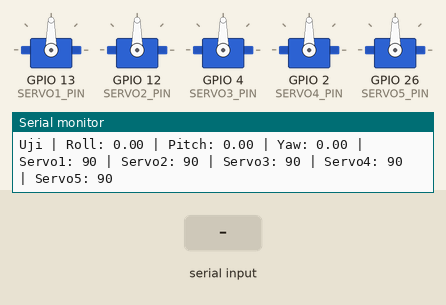
The sketch below on a simulated ESP32. On the bench: 5 × servo, the last lines printed to the serial monitor. The test bench sets the inputs (shaded band).

Above: at 1.2 s.
1.3 s: "z" received over Serial
At 1.53 s:
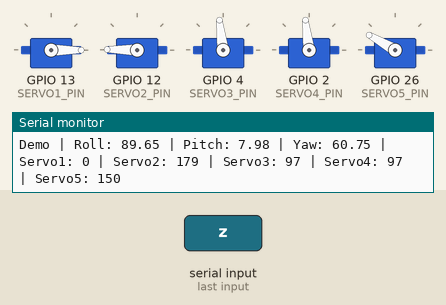
4.3 s: "t" received over Serial
5.8 s: "w" received over Serial
At 6.5 s:
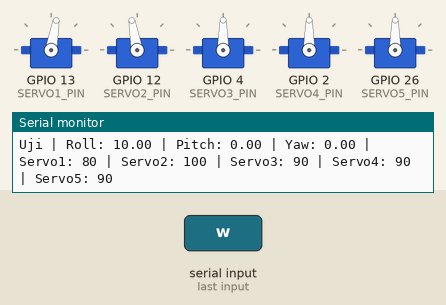
7.3 s: "a" received over Serial
At 8.5 s:
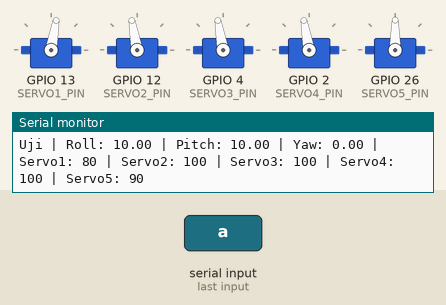
8.8 s: "s" received over Serial
At 9.7 s:
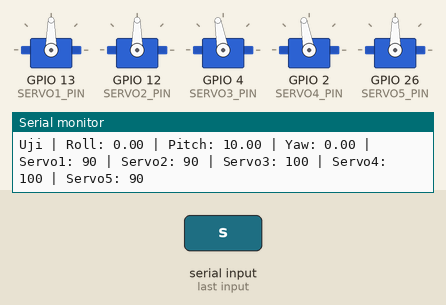
10.3 s: "q" received over Serial
At 11.8 s:
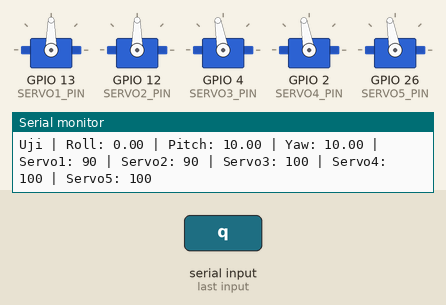
Timing chart, 0 to 12.8 s (numbered marks = the images above; inputs shaded):
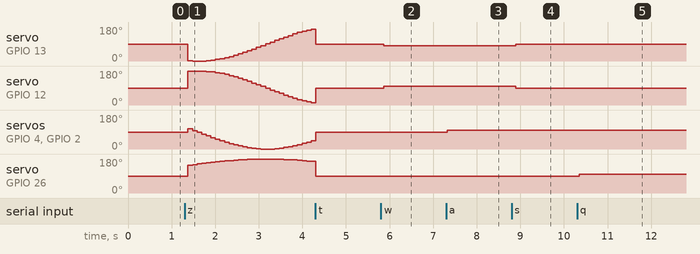

The sketch:

motion_sensor_servo.ino
```cpp
// TUGAS 3 PROGRAMMER GMRT
// Nama : Adrian Enrico DIbyantara
// NIM  : 26/583045/TK/66456


#include <Wire.h>
#include <Adafruit_MPU6050.h>
#include <Adafruit_Sensor.h>
#include <ESP32Servo.h>
#include <math.h>

// PIN SERVO

#define SERVO1_PIN 13
#define SERVO2_PIN 12
#define SERVO3_PIN 4
#define SERVO4_PIN 2
#define SERVO5_PIN 26

// PIN PIR

#define PIR_PIN 23

// PIN MPU6050

#define SDA_PIN 21
#define SCL_PIN 22

// OBJECT

Servo servo1;
Servo servo2;
Servo servo3;
Servo servo4;
Servo servo5;

Adafruit_MPU6050 mpu;

// KONSTANTA


// Posisi tengah servo (90 derajat = 0 derajat pada sistem.)
const int INITIAL_POSITION = 90;
// Variabel untuk menyimpan posisi yaw
float yaw = 0.0;

// Sudut untuk mode uji lewat Serial Monitor
float testRoll = 0.0;
float testPitch = 0.0;
float testYaw = 0.0;
bool manualTestMode = true;
bool automaticDemoMode = false;

// Menyimpan waktu pembacaan sebelumnya
unsigned long previousTime = 0;


// FUNGSI:SERVO KEMBALI KE POSISI AWAL

void semuaServoKeAwal()
{
    servo1.write(INITIAL_POSITION);
    servo2.write(INITIAL_POSITION);
    servo3.write(INITIAL_POSITION);
    servo4.write(INITIAL_POSITION);
    servo5.write(INITIAL_POSITION);
}

void tampilkanBantuan()
{
    Serial.println("Mode uji manual aktif.");
    Serial.println("w/s: roll +/-10 | a/d: pitch +/-10 | q/e: yaw +/-10");
    Serial.println("x: reset sudut | z: demo otomatis | m: mode MPU6050");
}

void tulisPosisiServo(float roll, float pitch, float yawAngle)
{
    servo1.write(constrain(INITIAL_POSITION - roll, 0, 180));
    servo2.write(constrain(INITIAL_POSITION + roll, 0, 180));
    servo3.write(constrain(INITIAL_POSITION + pitch, 0, 180));
    servo4.write(constrain(INITIAL_POSITION + pitch, 0, 180));
    servo5.write(constrain(INITIAL_POSITION + yawAngle, 0, 180));
}

void tampilkanStatus(float roll, float pitch, float yawAngle, const char *mode)
{
    int servo1Position = constrain(INITIAL_POSITION - roll, 0, 180);
    int servo2Position = constrain(INITIAL_POSITION + roll, 0, 180);
    int servo3Position = constrain(INITIAL_POSITION + pitch, 0, 180);
    int servo4Position = constrain(INITIAL_POSITION + pitch, 0, 180);
    int servo5Position = constrain(INITIAL_POSITION + yawAngle, 0, 180);

    Serial.print(mode);
    Serial.print(" | Roll: ");
    Serial.print(roll);
    Serial.print(" | Pitch: ");
    Serial.print(pitch);
    Serial.print(" | Yaw: ");
    Serial.print(yawAngle);
    Serial.print(" | Servo1: ");
    Serial.print(servo1Position);
    Serial.print(" | Servo2: ");
    Serial.print(servo2Position);
    Serial.print(" | Servo3: ");
    Serial.print(servo3Position);
    Serial.print(" | Servo4: ");
    Serial.print(servo4Position);
    Serial.print(" | Servo5: ");
    Serial.println(servo5Position);
}

void prosesPerintahSerial()
{
    while (Serial.available() > 0)
    {
        char command = Serial.read();

        if (command == 'w') testRoll += 10;
        if (command == 's') testRoll -= 10;
        if (command == 'a') testPitch += 10;
        if (command == 'd') testPitch -= 10;
        if (command == 'q') testYaw += 10;
        if (command == 'e') testYaw -= 10;

        if (command == 'x')
        {
            testRoll = 0;
            testPitch = 0;
            testYaw = 0;
        }

        if (command == 'm')
        {
            manualTestMode = false;
            automaticDemoMode = false;
            previousTime = millis();
            Serial.println("Mode MPU6050 aktif.");
        }

        if (command == 't')
        {
            manualTestMode = true;
            automaticDemoMode = false;
            Serial.println("Mode uji manual aktif.");
        }

        if (command == 'z')
        {
            manualTestMode = true;
            automaticDemoMode = !automaticDemoMode;
            Serial.println(automaticDemoMode
                ? "Demo otomatis aktif."
                : "Demo otomatis berhenti.");
        }

        if (command == 'h') tampilkanBantuan();
    }
}

// FUNGSI: GERAKAN KETIKA PIR MENDETEKSI GERAKAN

void gerakanPIR()
{
    Serial.println("Gerakan eksternal terdeteksi!");

     // Posisi ini bebas ditentukan programmer.

     // MISAL kita menggunakan:

     // Servo 1 = 120 derajat
     // Servo 2 = 120 derajat
     // Servo 3 = 60 derajat
     // Servo 4 = 60 derajat
     // Servo 5 = 120 derajat


    servo1.write(120);
    servo2.write(120);
    servo3.write(60);
    servo4.write(60);
    servo5.write(120);

    // Servo berada pada posisi tersebut selama 1 detik
    delay(1000);

    // Setelah itu kembali ke posisi awal
    semuaServoKeAwal();

    Serial.println("Servo kembali ke posisi awal.");
}

// SETUP

void setup()
{
// Memulai komunikasi Serial Monitor
    Serial.begin(115200);

// MEMULAI I2C


    Wire.begin(SDA_PIN, SCL_PIN);


// MEMULAI PIR


    pinMode(PIR_PIN, INPUT);

// MENGHUBUNGKAN SERVO KE GPIO

    servo1.attach(SERVO1_PIN);
    servo2.attach(SERVO2_PIN);
    servo3.attach(SERVO3_PIN);
    servo4.attach(SERVO4_PIN);
    servo5.attach(SERVO5_PIN);

    // SEMUA SERVO KE POSISI AWAL

    semuaServoKeAwal();

   // MEMULAI MPU6050

    if (!mpu.begin())
    {
        Serial.println("MPU6050 tidak ditemukan!");

        // Program berhenti jika MPU6050 tidak ditemukan
        while (1)
        {
            delay(10);
        }
    }

    // KONFIGURASI MPU6050

    mpu.setAccelerometerRange(MPU6050_RANGE_8_G);
    mpu.setGyroRange(MPU6050_RANGE_500_DEG);
    mpu.setFilterBandwidth(MPU6050_BAND_21_HZ);
    previousTime = millis();


    Serial.println("--------------------------------");
    Serial.println("MPU6050 berhasil ditemukan!");
    Serial.println("Semua servo berada pada posisi awal.");
    Serial.println("Sistem siap.");
    Serial.println("--------------------------------");
    tampilkanBantuan();
}

// LOOP

void loop()
{
    prosesPerintahSerial();

    if (automaticDemoMode)
    {
        float timeSeconds = millis() / 1000.0;
        float demoRoll = 90.0 * sin(timeSeconds);
        float demoPitch = 90.0 * cos(timeSeconds);
        float demoYaw = 90.0 * sin(timeSeconds * 0.5);

        tulisPosisiServo(demoRoll, demoPitch, demoYaw);
        tampilkanStatus(demoRoll, demoPitch, demoYaw, "Demo");
        delay(100);
        return;
    }

    if (manualTestMode)
    {
        testRoll = constrain(testRoll, -90, 90);
        testPitch = constrain(testPitch, -90, 90);
        testYaw = constrain(testYaw, -90, 90);

        tulisPosisiServo(testRoll, testPitch, testYaw);
        tampilkanStatus(testRoll, testPitch, testYaw, "Uji");
        delay(100);
        return;
    }

    // Membaca data MPU6050

    sensors_event_t acceleration;
    sensors_event_t gyro;
    sensors_event_t temperature;

    mpu.getEvent(
        &acceleration,
        &gyro,
        &temperature
    );


    // Membaca PIR

    int pirState = digitalRead(PIR_PIN);


    if (pirState == HIGH)
    {
        gerakanPIR();
    }

    else
    {

        // ROLL


        float roll = atan2(
            acceleration.acceleration.y,
            acceleration.acceleration.z
        ) * 180.0 / PI;


        // PITCH


        float pitch = atan2(
            -acceleration.acceleration.x,
            sqrt(
                acceleration.acceleration.y *
                acceleration.acceleration.y
                +
                acceleration.acceleration.z *
                acceleration.acceleration.z
            )
        ) * 180.0 / PI;


        // Batasi Roll dan Pitch

        roll = constrain(roll, -90, 90);
        pitch = constrain(pitch, -90, 90);


        // YAW


        unsigned long currentTime = millis();

        float deltaTime =
            (currentTime - previousTime) / 1000.0;

        previousTime = currentTime;

        float gyroZ =
            gyro.gyro.z * 180.0 / PI;

        float yawChange =
            gyroZ * deltaTime;

        yaw = yaw + yawChange;

        yaw = constrain(yaw, -90, 90);


        // SERVO 1 & 2 - ROLL


        int servo1Position =
            INITIAL_POSITION - roll;

        int servo2Position =
            INITIAL_POSITION + roll;


        // SERVO 3 & 4 - PITCH

        int servo3Position =
            INITIAL_POSITION + pitch;

        int servo4Position =
            INITIAL_POSITION + pitch;


        // SERVO 5 - YAW

        int servo5Position =
            INITIAL_POSITION + yaw;


        // KIRIM KE SERVO

        tulisPosisiServo(roll, pitch, yaw);


        // SERIAL MONITOR

        tampilkanStatus(roll, pitch, yaw, "MPU6050");


        delay(50);
    }
}
```

Measured:
- after the input at 1.3 s, servo on GPIO 13 (SERVO1_PIN): 90° → 1° after 0.08 s, → 0° 0.11 s later, → 2° 0.31 s later, → 4° 0.10 s later, … (26 changes in this stretch); servo on GPIO 12 (SERVO2_PIN): rises from 90° to 179° in 0.11 s, then falls to 11° in 2.7 s
- after the input at 5.8 s, servo on GPIO 13 (SERVO1_PIN): 90° → 80° after 0.07 s; servo on GPIO 12 (SERVO2_PIN): 90° → 100° after 0.07 s
- after the input at 7.3 s, servo on GPIO 4 (SERVO3_PIN), servo on GPIO 2 (SERVO4_PIN): 90° → 100° at once
- after the input at 8.8 s, servo on GPIO 13 (SERVO1_PIN): 80° → 90° after 0.09 s; servo on GPIO 12 (SERVO2_PIN): 100° → 90° after 0.09 s
- after the input at 10.3 s, servo on GPIO 26 (SERVO5_PIN): 90° → 100° after 0.05 s
